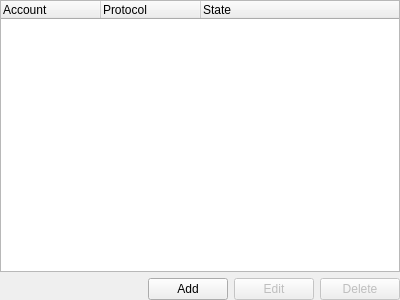
<?xml version="1.0" encoding="UTF-8"?>
<ui version="4.0">
 <class>AccountsSettings</class>
 <widget class="KittySDK::SettingPage" name="AccountsSettings">
  <property name="geometry">
   <rect>
    <x>0</x>
    <y>0</y>
    <width>400</width>
    <height>300</height>
   </rect>
  </property>
  <property name="windowTitle">
   <string>Accounts</string>
  </property>
  <property name="name" stdset="0">
   <string notr="true">User.Accounts</string>
  </property>
  <property name="icon" stdset="0">
   <string/>
  </property>
  <layout class="QGridLayout" name="gridLayout">
   <property name="margin">
    <number>0</number>
   </property>
   <item row="0" column="0">
    <widget class="QTreeWidget" name="treeWidget">
     <property name="indentation">
      <number>0</number>
     </property>
     <column>
      <property name="text">
       <string>Account</string>
      </property>
     </column>
     <column>
      <property name="text">
       <string>Protocol</string>
      </property>
     </column>
     <column>
      <property name="text">
       <string>State</string>
      </property>
     </column>
    </widget>
   </item>
   <item row="1" column="0">
    <layout class="QHBoxLayout" name="horizontalLayout">
     <item>
      <spacer name="horizontalSpacer">
       <property name="orientation">
        <enum>Qt::Horizontal</enum>
       </property>
       <property name="sizeHint" stdset="0">
        <size>
         <width>40</width>
         <height>20</height>
        </size>
       </property>
      </spacer>
     </item>
     <item>
      <widget class="QPushButton" name="addButton">
       <property name="text">
        <string>Add</string>
       </property>
      </widget>
     </item>
     <item>
      <widget class="QPushButton" name="editButton">
       <property name="enabled">
        <bool>false</bool>
       </property>
       <property name="text">
        <string>Edit</string>
       </property>
      </widget>
     </item>
     <item>
      <widget class="QPushButton" name="deleteButton">
       <property name="enabled">
        <bool>false</bool>
       </property>
       <property name="text">
        <string>Delete</string>
       </property>
      </widget>
     </item>
    </layout>
   </item>
  </layout>
 </widget>
 <customwidgets>
  <customwidget>
   <class>KittySDK::SettingPage</class>
   <extends>QWidget</extends>
   <header>SDK/SettingPage.h</header>
   <container>1</container>
  </customwidget>
 </customwidgets>
 <resources/>
 <connections>
  <connection>
   <sender>treeWidget</sender>
   <signal>itemDoubleClicked(QTreeWidgetItem*,int)</signal>
   <receiver>editButton</receiver>
   <slot>click()</slot>
   <hints>
    <hint type="sourcelabel">
     <x>119</x>
     <y>133</y>
    </hint>
    <hint type="destinationlabel">
     <x>268</x>
     <y>278</y>
    </hint>
   </hints>
  </connection>
 </connections>
</ui>
